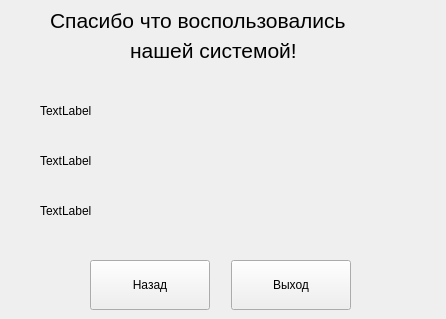
<?xml version="1.0" encoding="UTF-8"?>
<ui version="4.0">
 <class>MainWindow</class>
 <widget class="QMainWindow" name="MainWindow">
  <property name="geometry">
   <rect>
    <x>0</x>
    <y>0</y>
    <width>446</width>
    <height>319</height>
   </rect>
  </property>
  <property name="minimumSize">
   <size>
    <width>446</width>
    <height>319</height>
   </size>
  </property>
  <property name="maximumSize">
   <size>
    <width>446</width>
    <height>319</height>
   </size>
  </property>
  <property name="windowTitle">
   <string>MainWindow</string>
  </property>
  <widget class="QWidget" name="centralwidget">
   <widget class="QLabel" name="label">
    <property name="geometry">
     <rect>
      <x>50</x>
      <y>0</y>
      <width>351</width>
      <height>41</height>
     </rect>
    </property>
    <property name="font">
     <font>
      <family>Segoe UI</family>
      <pointsize>16</pointsize>
     </font>
    </property>
    <property name="text">
     <string>Спасибо что воспользовались</string>
    </property>
   </widget>
   <widget class="QLabel" name="label_2">
    <property name="geometry">
     <rect>
      <x>130</x>
      <y>30</y>
      <width>211</width>
      <height>41</height>
     </rect>
    </property>
    <property name="font">
     <font>
      <family>Segoe UI</family>
      <pointsize>16</pointsize>
     </font>
    </property>
    <property name="text">
     <string>нашей системой!</string>
    </property>
   </widget>
   <widget class="QPushButton" name="btn_back">
    <property name="geometry">
     <rect>
      <x>90</x>
      <y>260</y>
      <width>120</width>
      <height>50</height>
     </rect>
    </property>
    <property name="font">
     <font>
      <family>Segoe UI</family>
     </font>
    </property>
    <property name="text">
     <string>Назад</string>
    </property>
   </widget>
   <widget class="QPushButton" name="btn_exit">
    <property name="geometry">
     <rect>
      <x>231</x>
      <y>260</y>
      <width>120</width>
      <height>50</height>
     </rect>
    </property>
    <property name="font">
     <font>
      <family>Segoe UI</family>
     </font>
    </property>
    <property name="text">
     <string>Выход</string>
    </property>
   </widget>
   <widget class="QLabel" name="label_q_1">
    <property name="geometry">
     <rect>
      <x>40</x>
      <y>90</y>
      <width>371</width>
      <height>41</height>
     </rect>
    </property>
    <property name="text">
     <string>TextLabel</string>
    </property>
   </widget>
   <widget class="QLabel" name="label_q_2">
    <property name="geometry">
     <rect>
      <x>40</x>
      <y>140</y>
      <width>381</width>
      <height>41</height>
     </rect>
    </property>
    <property name="text">
     <string>TextLabel</string>
    </property>
   </widget>
   <widget class="QLabel" name="label_q_3">
    <property name="geometry">
     <rect>
      <x>40</x>
      <y>190</y>
      <width>381</width>
      <height>41</height>
     </rect>
    </property>
    <property name="text">
     <string>TextLabel</string>
    </property>
   </widget>
  </widget>
 </widget>
 <resources/>
 <connections/>
</ui>
